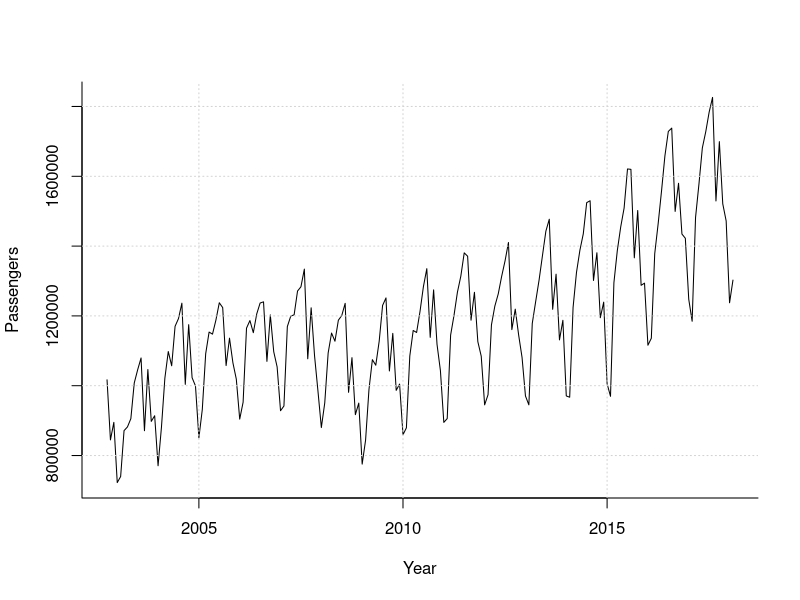

The R script that drew this image:
library(forecast)
library(ggplot2)
# Passengers (All Carriers - Boston, MA: Logan International (Origin Airport))  
# (www.bts.dot.gov)
logan.data <- read.csv("LoganPassengers.csv")
# data comes as monthly entries with annual totals (see website)
# need to remove annual values (these are just much bigger than monthly)
# set 
logan.data <- logan.data[logan.data$total<5000000,]
logan.ts <- ts(logan.data$total,start=c(2002,10), freq=12)
plot(logan.ts,xlab="Year",ylab="Passengers",bty="l")
grid()
# if you want to try ggplot2
# my favorite basic would be
# p <- autoplot(logan.ts)
# p <- autoplot(logan.ts)+theme_light(base_size=16)
# print(p)